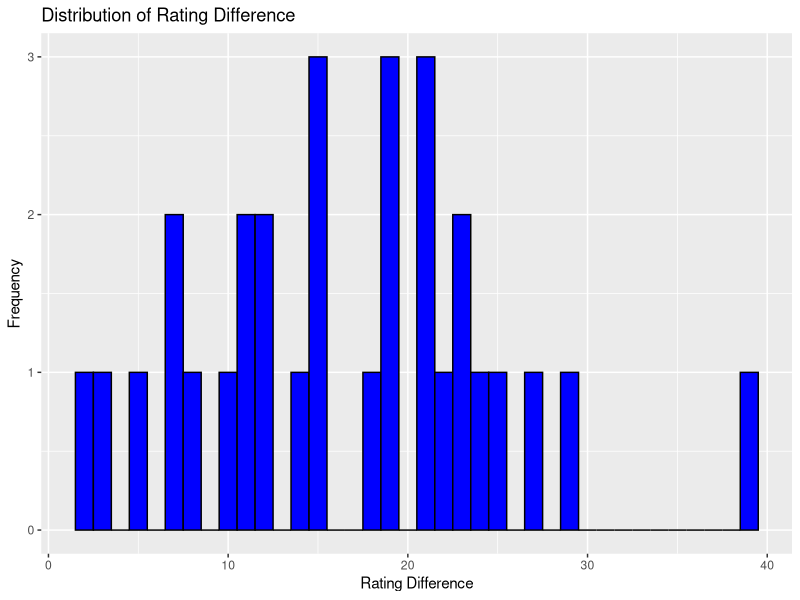
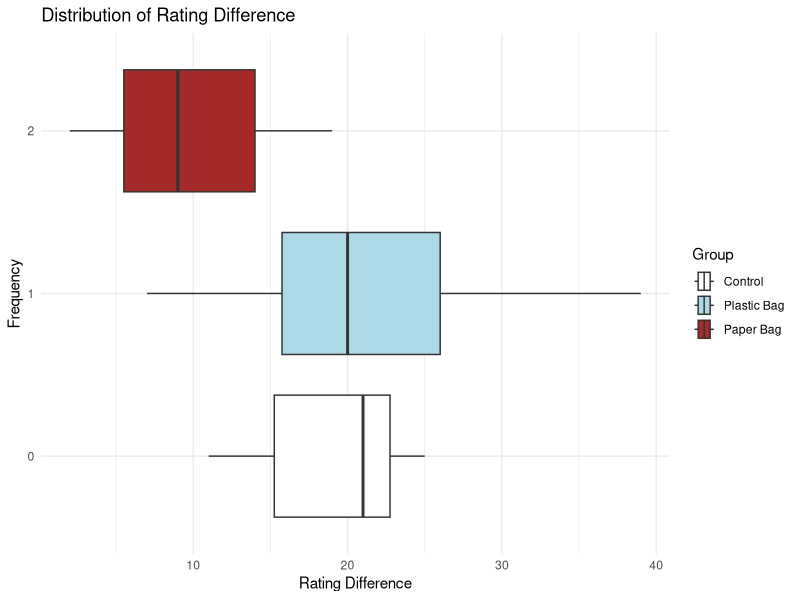

These figures' R source, in order:
## ----include=FALSE------------------------------------------------------------
knitr::opts_chunk$set(echo = TRUE)


## -----------------------------------------------------------------------------
library(ggplot2)


## -----------------------------------------------------------------------------
# Unique identifiers of each banana based on weight (and additional letter if weight tie)
banana_ids <- c(
  "130", "131", "140",
  "144", "146A", "146B",
  "147", "148", "155",
  "156", "157", "162",
  "166", "170", "171",
  "173", "175", "176",
  "181", "183A", "183B",
  "184", "185", "188",
  "189", "190", "200A",
  "200B", "209", "211"
)
# Banana weights
banana_weights <- c(
  130, 131, 140,
  144, 146, 146,
  147, 148, 155,
  156, 157, 162,
  166, 170, 171,
  173, 175, 176,
  181, 183, 183,
  184, 185, 188, 
  189, 190, 200,
  200, 209, 211
)
# Banana matched triplet assignments based on weight (group based on weight order statistics)
banana_match_ids <- unlist(lapply(1:10, function(n){rep(n,3)}))

banana_df <- data.frame(id = banana_ids, match_id = banana_match_ids, weight = banana_weights)

# Random treatment assignment with seed set for reproducibility
# 0 corresponds to control, 1 to paper bag, 2 to plastic bag
set.seed(123)
banana_df$treatment <- unlist(lapply(1:10, function(x){sample(0:2, 3, replace = FALSE)}))

banana_df


## -----------------------------------------------------------------------------
banana_rating <- read.csv("banana_ratings_final.csv")
# Reorder the banana_rating data frame by the BananaID
banana_rating <- banana_rating[order(banana_rating$BananaID),]

# Add a column to the banana_df data frame to store the post treatment rating, the values are the rows 1 through 30 of the Rating column in the banana_rating data frame
banana_df$post_rating <- banana_rating$Rating[1:30]

# Add a column to the banana_df data frame to store the difference between the pre treatment rating, the values are 31 through 60 of the Rating column in the banana_rating data frame
banana_df$pre_rating <- banana_rating$Rating[31:60]

# Add a column to the banana_df data frame to store the difference between the post treatment rating and the pre treatment rating
banana_df$rating_diff <- banana_df$post_rating - banana_df$pre_rating

banana_df


## -----------------------------------------------------------------------------
# Plot the distribution of the rating difference
ggplot(banana_df, aes(x = rating_diff)) +
  geom_histogram(binwidth = 1, fill = "blue", color = "black") +
  labs(title = "Distribution of Rating Difference", x = "Rating Difference", y = "Frequency")


## -----------------------------------------------------------------------------
ggplot(banana_df, aes(x = rating_diff, y = as.factor(treatment), fill = as.factor(treatment))) +
  geom_boxplot() + 
  labs(title = "Distribution of Rating Difference", 
       x = "Rating Difference", 
       y = "Frequency", 
       fill = "Group") +  # Change the legend title to "Group"
  scale_fill_manual(values = c("0" = "white", 
                               "1" = "lightblue", 
                               "2" = "brown"),   # Set colors for each group
                    labels = c("0" = "Control", 
                               "1" = "Plastic Bag", 
                               "2" = "Paper Bag")) +  # Map numeric values to labels
  theme_minimal()


## -----------------------------------------------------------------------------

# Permutaion Test 1: Control vs. Paper Bag


# Use the difference in means statistic to run a permutation test on control vs. paper bag
# Calculate the observed difference in means
obs_control_paper_diff <- mean(banana_df$rating_diff[banana_df$treatment == 1]) - mean(banana_df$rating_diff[banana_df$treatment == 0])

# Create a subset of the data frame with only the control and paper bag treatments
control_paper_df <- banana_df[banana_df$treatment %in% c(0, 1),]

# Create a vector to store the permuted differences in means
perm_diffs <- numeric(2^10)

# Run the permutation test by going through all possible permutations of the treatment assignments
# We are using the first 10 digits of the binary expansion of 
# the numbers 0 to 1023 to represent 
# all possible permutations of the 10 pairs
for(i in 0:(2^10 - 1)){
  # Convert the integer i to a binary representation
  binary_i <- as.integer(intToBits(i))
  
  # The length of binary_i is 32, but we only need the first 10 digits 
  # to represent the permutation of the 10 pairs
  binary_i <- binary_i[1:10]
  
  # Now, we can use binary_i to permute the data
  permuted_control_diff <- rep(NA, 10)
  permuted_paper_diff <- rep(NA, 10)
  
  for(j in 1:10){
    if(binary_i[j] == 0){
      permuted_control_diff[j] <- control_paper_df$rating_diff[j*2 - 1]
      permuted_paper_diff[j] <- control_paper_df$rating_diff[j*2]
    } else {
      permuted_control_diff[j] <- control_paper_df$rating_diff[j*2]
      permuted_paper_diff[j] <- control_paper_df$rating_diff[j*2 - 1]
    }
  }
  
  perm_diffs[i] <- mean(permuted_paper_diff) - mean(permuted_control_diff)
}

# Plot the distribution of the permuted differences in means
plot_1 <- ggplot() +
  geom_histogram(aes(x = perm_diffs), binwidth = 1, fill = "blue", color = "black") +
  geom_vline(xintercept = obs_control_paper_diff, color = "red") +
  labs(title = "Distribution of Permutated Differences in Means (Paper Bag - Control)", x = "Difference in Means", y = "Frequency")

# Calculate the p-value
p_value_1 <- sum(abs(perm_diffs) >= abs(obs_control_paper_diff)) / length(perm_diffs)


## -----------------------------------------------------------------------------

# Permutation Test 2: Control vs. Plastic Bag

# Use the difference in means statistic to run a permutation test on control vs. plastic bag
# Calculate the observed difference in means

obs_control_plastic_diff <- mean(banana_df$rating_diff[banana_df$treatment == 2]) - mean(banana_df$rating_diff[banana_df$treatment == 0])

# Create a subset of the data frame with only the control and plastic bag treatments
control_plastic_df <- banana_df[banana_df$treatment %in% c(0, 2),]

# Create a vector to store the permuted differences in means
perm_diffs <- numeric(2^10)

# Run the permutation test by going through all possible permutations of the treatment assignments
# We are using the first 10 digits of the binary expansion of
# the numbers 0 to 1023 to represent
# all possible permutations of the 10 twins

for(i in 0:(2^10 - 1)){
  # Convert the integer i to a binary representation
  binary_i <- as.integer(intToBits(i))
  
  # The length of binary_i is 32, but we only need the first 10 digits
  # to represent the permutation of the 10 pairs
  binary_i <- binary_i[1:10]
  
  # Now, we can use binary_i to permute the data
  permuted_control_diff <- rep(NA, 10)
  permuted_plastic_diff <- rep(NA, 10)
  
  for(j in 1:10){
    if(binary_i[j] == 0){
      permuted_control_diff[j] <- control_plastic_df$rating_diff[j*2 - 1]
      permuted_plastic_diff[j] <- control_plastic_df$rating_diff[j*2]
    } else {
      permuted_control_diff[j] <- control_plastic_df$rating_diff[j*2]
      permuted_plastic_diff[j] <- control_plastic_df$rating_diff[j*2 - 1]
    }
  }
  
  perm_diffs[i] <- mean(permuted_plastic_diff) - mean(permuted_control_diff)
}

# Plot the distribution of the permuted differences in means
plot_2<- ggplot() +
  geom_histogram(aes(x = perm_diffs), binwidth = 1, fill = "blue", color = "black") +
  geom_vline(xintercept = obs_control_plastic_diff, color = "red") +
  labs(title = "Distribution of Permutated Differences in Means (Plastic Bag - Control)", x = "Difference in Means", y = "Frequency")

# Calculate the p-value
p_value_2 <- sum(abs(perm_diffs) >= abs(obs_control_plastic_diff)) / length(perm_diffs)


## -----------------------------------------------------------------------------

# Permutation Test 3: Paper Bag vs. Plastic Bag


# Use the difference in means statistic to run a permutation test on paper bag vs. plastic bag
# Calculate the observed difference in means
obs_paper_plastic_diff <- mean(banana_df$rating_diff[banana_df$treatment == 2]) - mean(banana_df$rating_diff[banana_df$treatment == 1])

# Create a subset of the data frame with only the paper bag and plastic bag treatments
paper_plastic_df <- banana_df[banana_df$treatment %in% c(1, 2),]

# Create a vector to store the permuted differences in means
perm_diffs <- numeric(2^10)

# Run the permutation test by going through all possible permutations of the treatment assignments
# We are using the first 10 digits of the binary expansion of
# the numbers 0 to 1023 to represent
# all possible permutations of the 10 twins

for(i in 0:(2^10 - 1)){
  # Convert the integer i to a binary representation
  binary_i <- as.integer(intToBits(i))
  
  # The length of binary_i is 32, but we only need the first 10 digits
  # to represent the permutation of the 10 pairs
  binary_i <- binary_i[1:10]
  
  # Now, we can use binary_i to permute the data
  permuted_paper_diff <- rep(NA, 10)
  permuted_plastic_diff <- rep(NA, 10)
  
  for(j in 1:10){
    if(binary_i[j] == 0){
      permuted_paper_diff[j] <- paper_plastic_df$rating_diff[j*2 - 1]
      permuted_plastic_diff[j] <- paper_plastic_df$rating_diff[j*2]
    } else {
      permuted_paper_diff[j] <- paper_plastic_df$rating_diff[j*2]
      permuted_plastic_diff[j] <- paper_plastic_df$rating_diff[j*2 - 1]
    }
  }
  
  perm_diffs[i] <- mean(permuted_plastic_diff) - mean(permuted_paper_diff)
}

# Plot the distribution of the permuted differences in means
plot_3 <- ggplot() +
  geom_histogram(aes(x = perm_diffs), binwidth = 1, fill = "blue", color = "black") +
  geom_vline(xintercept = obs_paper_plastic_diff, color = "red") +
  labs(title = "Distribution of Permutated Differences in Means (Plastic Bag - Paper Bag)", x = "Difference in Means", y = "Frequency")

# Calculate the p-value
p_value_3 <- sum(abs(perm_diffs) >= abs(obs_paper_plastic_diff)) / length(perm_diffs)

